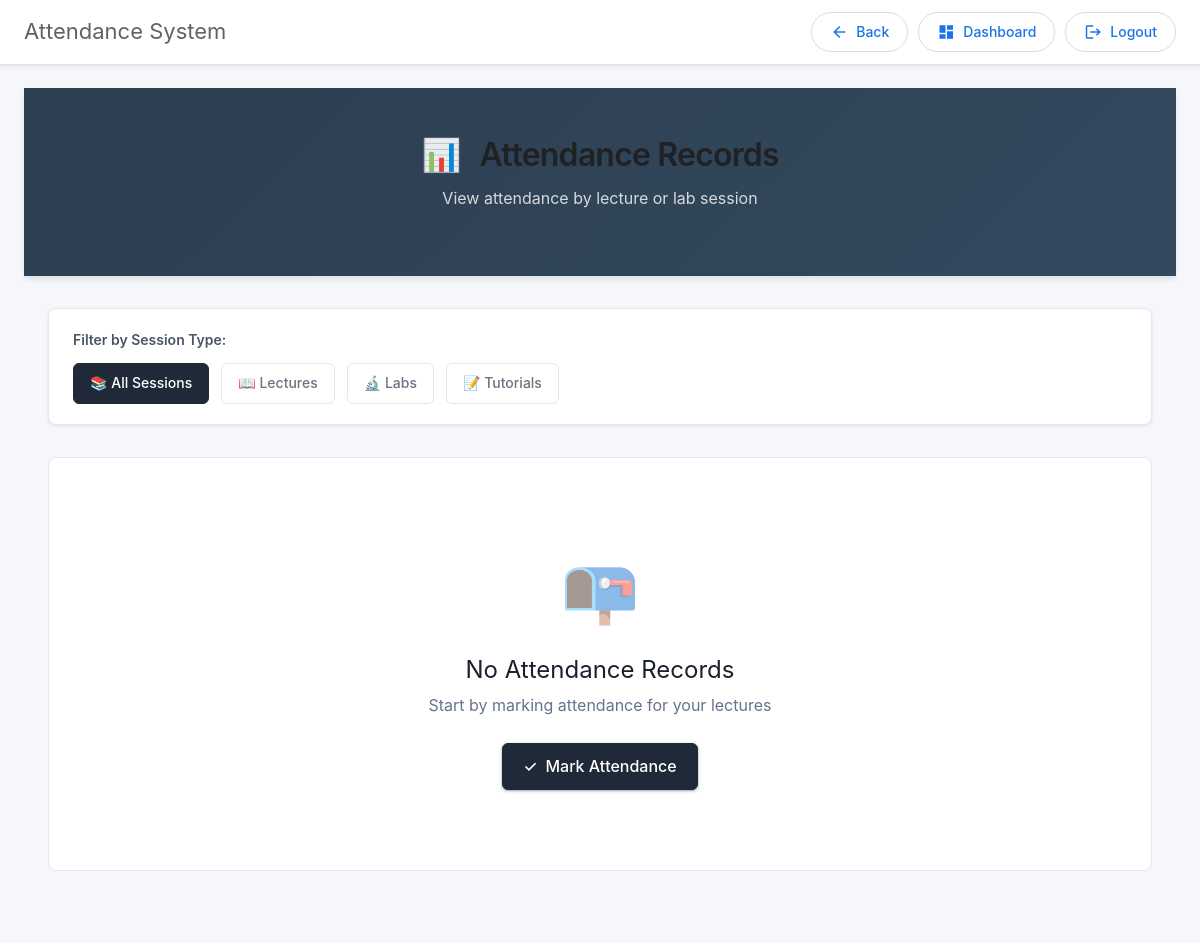
/faculty_app/show_student_attendance (signed in), run on an earlier commit of the app's database.
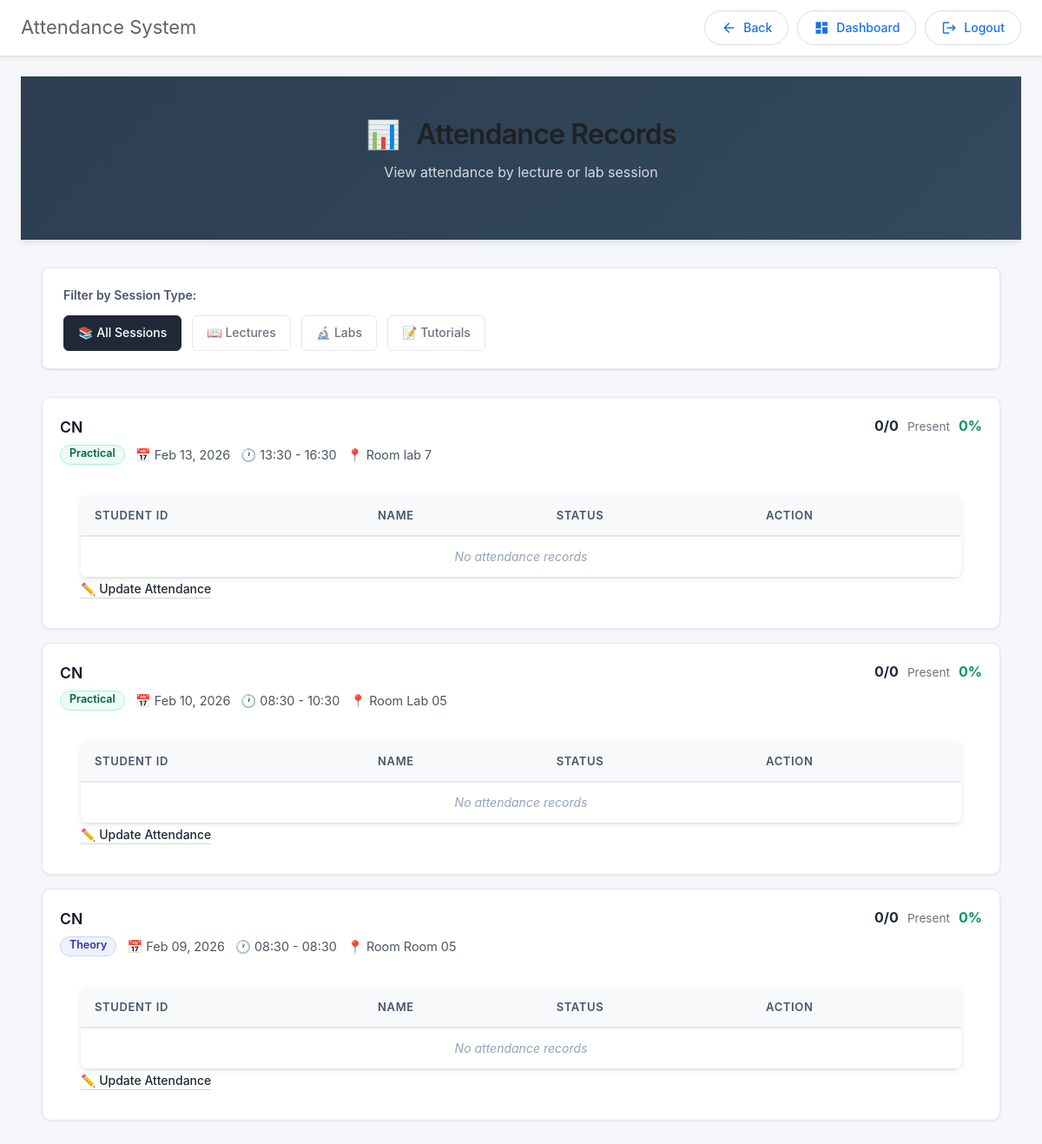
And on a later commit of the database.
### admin_app/models.py (models this page shows, shortened)
class Lecture(models.Model):
    TYPE_CHOICES = [
        ('theory', 'Theory'),
        ('practical', 'Practical'),
        ('tutorial', 'Tutorial'),
    ]
    subject_offering = models.ForeignKey(SubjectOffering, on_delete=models.CASCADE, related_name='lectures')
    date = models.DateField()
    start_time = models.TimeField()
    end_time = models.TimeField()
    lecture_type = models.CharField(max_length=20, choices=TYPE_CHOICES, default='theory')
    room_number = models.CharField(max_length=20, blank=True, null=True)
    faculty = models.ForeignKey(Faculty, on_delete=models.PROTECT, related_name='conducted_lectures')
    is_conducted = models.BooleanField(default=True)
    created_at = models.DateTimeField(auto_now_add=True)
    class Meta:
        ordering = ['date', 'start_time']

class SubjectOffering(models.Model):
    subject = models.ForeignKey(Subject, on_delete=models.PROTECT, related_name='offerings')
    academic_year = models.CharField(max_length=10)  # e.g., "2025-26"
    division = models.CharField(max_length=5)  # e.g., "A", "B", "C"
    faculty = models.ForeignKey('Faculty', on_delete=models.PROTECT, related_name='teaching_subjects')
    max_students = models.IntegerField(default=60)
    created_at = models.DateTimeField(auto_now_add=True)
    class Meta:
        ordering = ['academic_year', 'subject', 'division']
        unique_together = ['subject', 'academic_year', 'division']

class Subject(models.Model):
    code = models.CharField(max_length=20, unique=True)   # e.g., "23CE610"
    name = models.CharField(max_length=200, unique=True)  # e.g., "ADVANCED COMPUTER ARCHITECTURE"
    credits = models.IntegerField(default=4)
    semester = models.IntegerField(choices=[(i, f"Semester {i}") for i in range(1, 9)])
    is_elective = models.BooleanField(default=False)
    department = models.ForeignKey(Department, on_delete=models.PROTECT, related_name='subjects')
    syllabus_url = models.URLField(blank=True, null=True)
    created_at = models.DateTimeField(auto_now_add=True)
    class Meta:
        ordering = ['semester', 'code']
        unique_together = ['code', 'department']

### faculty_app/views.py (the view)
# urls.py: path("show_student_attendance", views.show_student_attendance, name="show_student_attendance"),
@faculty_required
def show_student_attendance(request):
    faculty = Faculty.objects.get(user=request.user)
    filter_type = request.GET.get('filter', 'all')  # all, theory, practical, tutorial
    selected_lecture_id = request.GET.get('lecture_id')
    lectures = Lecture.objects.filter(faculty=faculty).select_related('subject_offering', 'subject_offering__subject').order_by('-date')
    if filter_type != 'all' and filter_type in ['theory', 'practical', 'tutorial']:
        lectures = lectures.filter(lecture_type=filter_type)
    if selected_lecture_id:
        lectures = lectures.filter(id=selected_lecture_id)
    lecture_data = []
    for lecture in lectures:
        attendances = (
            Attendance.objects
            .filter(lecture=lecture)
            .select_related('student', 'student__user')
            .order_by('student__semester', 'student__name')
        )
        present_count = attendances.filter(status='present').count()
        total_count = attendances.count()
        semester_groups = defaultdict(list)
        for att in attendances:
            semester_groups[att.student.semester].append(att)
        ordered_groups = sorted(semester_groups.items(), key=lambda x: x[0])
        lecture_data.append({
            'lecture': lecture,
            'slot_type': lecture.lecture_type,
            'slot_type_display': lecture.get_lecture_type_display(),
            'attendances': attendances,
            'semester_groups': ordered_groups,
            'present_count': present_count,
            'total_count': total_count,
            'attendance_percentage': (present_count / total_count * 100) if total_count > 0 else 0,
        })
    context = {
        'lecture_data': lecture_data,
        'filter_type': filter_type,
        'selected_lecture_id': selected_lecture_id,
        'faculty': faculty,
    }
    return render(request, "faculty_app/show_student_attendance.html", context)

### faculty_app/views.py (called while the page is built)
def faculty_required(view_func):
    @wraps(view_func)
    def wrapper(request, *args, **kwargs):
        if not request.user.is_authenticated:
            return redirect("registration:login")  # Redirect unauthenticated users to login page
        if request.user.role == "faculty":
            return view_func(request, *args, **kwargs)
        logout(request)  # Log out unauthorized users
        return redirect("registration:login")  # Redirect unauthorized users
    return wrapper

### faculty_app/templates/faculty_app/show_student_attendance.html (shortened to what this page needs)
{% extends "layout.html" %}
{% block container %}
<div class="attendance-records-page">
  <div class="page-header">
    <div class="header-content">
      <h1 class="page-title">
        <span class="title-icon">📊</span> Attendance Records
      </h1>
      <p class="page-subtitle">View attendance by lecture or lab session</p>
    </div>
  </div>
  <div class="container-main">
    <div class="filter-card">
      <form method="get" class="filter-form">
        <div class="filter-group">
          <label class="filter-label">Filter by Session Type:</label>
          <div class="filter-buttons">
            <a href="?filter=all" class="filter-btn {% if filter_type == 'all' %}active{% endif %}">
              📚 All Sessions
            </a>
            <a href="?filter=theory" class="filter-btn {% if filter_type == 'theory' %}active{% endif %}">
              📖 Lectures
            </a>
            <a href="?filter=practical" class="filter-btn {% if filter_type == 'practical' %}active{% endif %}">
              🔬 Labs
            </a>
            <a href="?filter=tutorial" class="filter-btn {% if filter_type == 'tutorial' %}active{% endif %}">
              📝 Tutorials
            </a>
          </div>
        </div>
      </form>
    </div>
    {% if lecture_data %}
      <div class="records-list">
        {% for item in lecture_data %}
        <section class="record-row">
          <div class="record-head">
            <div class="record-info">
              <div class="record-title">{{ item.lecture.subject_offering.subject.name }}</div>
              <div class="record-meta">
                <span class="badge badge-{{ item.slot_type }}">{{ item.slot_type_display }}</span>
                <span class="meta-item">📅 {{ item.lecture.date|date:"M d, Y" }}</span>
                <span class="meta-item">🕐 {{ item.lecture.start_time|time:"H:i" }} - {{ item.lecture.end_time|time:"H:i" }}</span>
                {% if item.lecture.room_number %}
                <span class="meta-item">📍 Room {{ item.lecture.room_number }}</span>
                {% endif %}
              </div>
            </div>
            <div class="record-stats">
              <span class="stat-count">{{ item.present_count }}/{{ item.total_count }}</span>
              <span class="stat-label">Present</span>
              <span class="stat-pct">{{ item.attendance_percentage|floatformat:0 }}%</span>
            </div>
          </div>
          <div class="attendance-table-wrapper list-mode">
            {% if item.semester_groups %}
              {% for semester, group in item.semester_groups %}
              <div class="semester-block">
                <div class="semester-header">Semester {{ semester }}</div>
                <table class="attendance-table">
                  <thead>
                    <tr>
                      <th>Student ID</th>
                      <th>Name</th>
                      <th>Status</th>
                      <th>Action</th>
                    </tr>
                  </thead>
                  <tbody>
                    {% for attendance in group %}
                    <tr class="{% if attendance.status == 'present' %}present-row{% endif %}">
                      <td><code class="student-id">{{ attendance.student.user.username }}</code></td>
                      <td class="student-name">{{ attendance.student.name }}</td>
                      <td>
                        {% if attendance.status == 'present' %}
                          <span class="status-badge present">✓ Present</span>
                        {% elif attendance.status == 'late' %}
                          <span class="status-badge late">⏱ Late</span>
                        {% else %}
                          <span class="status-badge absent">✗ Absent</span>
                        {% endif %}
                      </td>
                      <td>
                        <a href="{% url 'faculty_app:edit_student_attendance' attendance.id %}" class="edit-btn">Edit</a>
                      </td>
                    </tr>
                    {% endfor %}
                  </tbody>
                </table>
              </div>
              {% endfor %}
            {% else %}
              <table class="attendance-table">
                <thead>
                  <tr>
                    <th>Student ID</th>
                    <th>Name</th>
                    <th>Status</th>
                    <th>Action</th>
                  </tr>
                </thead>
                <tbody>
                  <tr>
                    <td colspan="4" class="empty-message">No attendance records</td>
                  </tr>
                </tbody>
              </table>
            {% endif %}
            <div class="list-actions">
              <a href="{% url 'faculty_app:mark_student_attendance2' item.lecture.id %}" class="action-link">✏️ Update Attendance</a>
            </div>
          </div>
        </section>
        {% endfor %}
      </div>
    {% else %}
      <div class="empty-state">
        <div class="empty-icon">📭</div>
        <h3>No Attendance Records</h3>
        <p>Start by marking attendance for your lectures</p>
        <a href="{% url 'faculty_app:mark_student_attendance' %}" class="btn-primary">
          <span>✓</span> Mark Attendance
        </a>
      </div>
    {% endif %}
  </div>
</div>
{% endblock %}

### templates/layout.html (shortened to what this page needs)
{% load static %}
<!DOCTYPE html>
<html lang="en">
  <head>
    <link href="https://cdn.jsdelivr.net/npm/bootstrap@5.3.0/dist/css/bootstrap.min.css" rel="stylesheet">
    <link rel="stylesheet" href="https://cdn.jsdelivr.net/npm/bootstrap-icons@1.10.0/font/bootstrap-icons.css">
  </head>
  <body>
        <nav class="top-nav">
            <div class="top-nav-title">{% block nav_title %}Attendance System{% endblock %}</div>
            <div class="nav-actions">
                <button type="button" class="nav-pill" onclick="window.history.back()">
                    <span class="material-icons">arrow_back</span>
                    <span>Back</span>
                </button>
                {% if user.is_authenticated %}
                    {% if user.is_superuser or user.role == "admin" %}
                        <a href="{% url 'admin_app:admin_dashboard' %}" class="nav-pill">
                            <span class="material-icons">dashboard</span>
                            <span>Dashboard</span>
                        </a>
                    {% elif user.role == "faculty" %}
                        <a href="{% url 'faculty_app:faculty_dashboard' %}" class="nav-pill">
                            <span class="material-icons">dashboard</span>
                            <span>Dashboard</span>
                        </a>
                    {% elif user.role == "student" %}
                        <a href="{% url 'student_app:student_dashboard' %}" class="nav-pill">
                            <span class="material-icons">dashboard</span>
                            <span>Dashboard</span>
                        </a>
                    {% endif %}
                    <a href="{% url 'registration:logout' %}" class="nav-pill">
                        <span class="material-icons">logout</span>
                        <span>Logout</span>
                    </a>
                {% endif %}
            </div>
        </nav>
    <div class="container">{% block container %} {% endblock %}</div>
  </body>
</html>

What changed in the data, as far as the page shows it:
added Lecture: lecture.subject_offering.subject.name "CN", slot_type_display "Practical", lecture "Feb 13, 2026", lecture.start_time "13:30", lecture.end_time "16:30", lecture.room_number "lab 7", present_count "0", total_count "0", attendance_percentage "0"
added Lecture: lecture.subject_offering.subject.name "CN", slot_type_display "Practical", lecture "Feb 10, 2026", lecture.start_time "08:30", lecture.end_time "10:30", lecture.room_number "Lab 05", present_count "0", total_count "0", attendance_percentage "0"
added Lecture: lecture.subject_offering.subject.name "CN", slot_type_display "Theory", lecture "Feb 09, 2026", lecture.start_time "08:30", lecture.end_time "08:30", lecture.room_number "Room 05", present_count "0", total_count "0", attendance_percentage "0"
Also different on the page:
text no longer shown: "📭 No Attendance Records Start by marking attendance for your lectures ✓ Mark Attendance"
